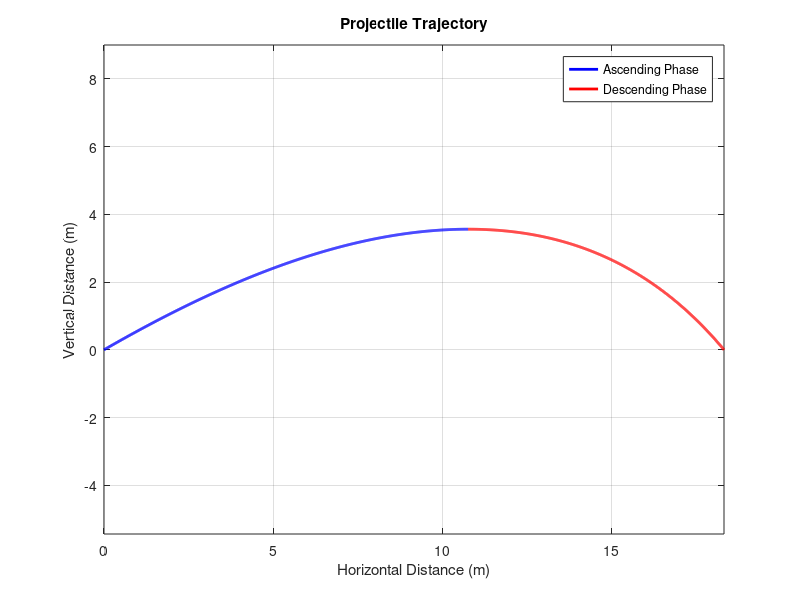

Source code (MATLAB):
clear all;
close all;
clc;

tht = 30;
v = 20;
g = 9.81;
m = 6e-3;
d = 70e-3;

% Calculate terminal velocity
vt = sqrt(2 * m * g / (1.225 * 0.1 * pi * d^2 * 0.25));

% Initial velocities
vx0 = v * cosd(tht);
vy0 = v * sind(tht);

% Time vector
ts = 0:0.001:10;

% Differential equations
fun1 = @(t, u) [-g * (sqrt(u(1)^2 + u(2)^2) * u(1) / vt^2); -g * (1 + (sqrt(u(1)^2 + u(2)^2) * u(2) / vt^2))];
fun2 = @(t, u) [-g * (sqrt(u(1)^2 + u(2)^2) * u(1) / vt^2); -g * (1 - (sqrt(u(1)^2 + u(2)^2) * u(2) / vt^2))];

% Solve differential equations
[t, s] = ode45(fun1, ts, [vx0, vy0]);
[val, idx] = min(s(:, 2) >= 0);
[t1, s1] = ode45(fun2, ts(1, idx-1:end), [s(idx-1, 1), s(idx-1, 2)]);

% Extract ascending and descending phases
u_as = s(1:idx-1, 1);
v_as = s(1:idx-1, 2);
u_des = s1(:, 1);
v_des = s1(:, 2);

% Calculate total horizontal and vertical distances
dx_as = trapz(ts(1, 1:idx-1), s(1:idx-1, 1));
dy_as = trapz(ts(1, 1:idx-1), s(1:idx-1, 2));

% Find the point where the projectile returns to the ground
for i = 2:size(s1, 1)
    ry = trapz(ts(1, 1:i), s1(1:i, 2));
    rx = trapz(ts(1, 1:i), s1(1:i, 1));
    if ry + dy_as <= 0
        break;
    end
end

% Calculate x and y positions for both phases
x_as = zeros(idx-1, 1);
y_as = zeros(idx-1, 1);
for k = 2:idx-1
    x_as(k) = trapz(t(1:k, 1), u_as(1:k, 1));
    y_as(k) = trapz(t(1:k, 1), v_as(1:k, 1));
end

x_des = zeros(size(s1, 1), 1);
y_des = zeros(size(s1, 1), 1);
for k = 2:size(t1, 1)
    x_des(k) = trapz(t(1:k, 1), u_des(1:k, 1));
    y_des(k) = trapz(t(1:k, 1), v_des(1:k, 1));
end

% Find the point where the projectile returns to the ground for the descending phase
[vi, ii] = min((y_des + y_as(end)) >= 0);

% Plot the projectile trajectory
plot(x_as, y_as, 'b-', 'LineWidth', 2);
hold on;
plot(x_as(end) + x_des(1:ii), y_as(end) + y_des(1:ii), 'r-', 'LineWidth', 2);
xlabel('Horizontal Distance (m)');
ylabel('Vertical Distance (m)');
title('Projectile Trajectory');
legend('Ascending Phase', 'Descending Phase');
grid on;
axis equal;